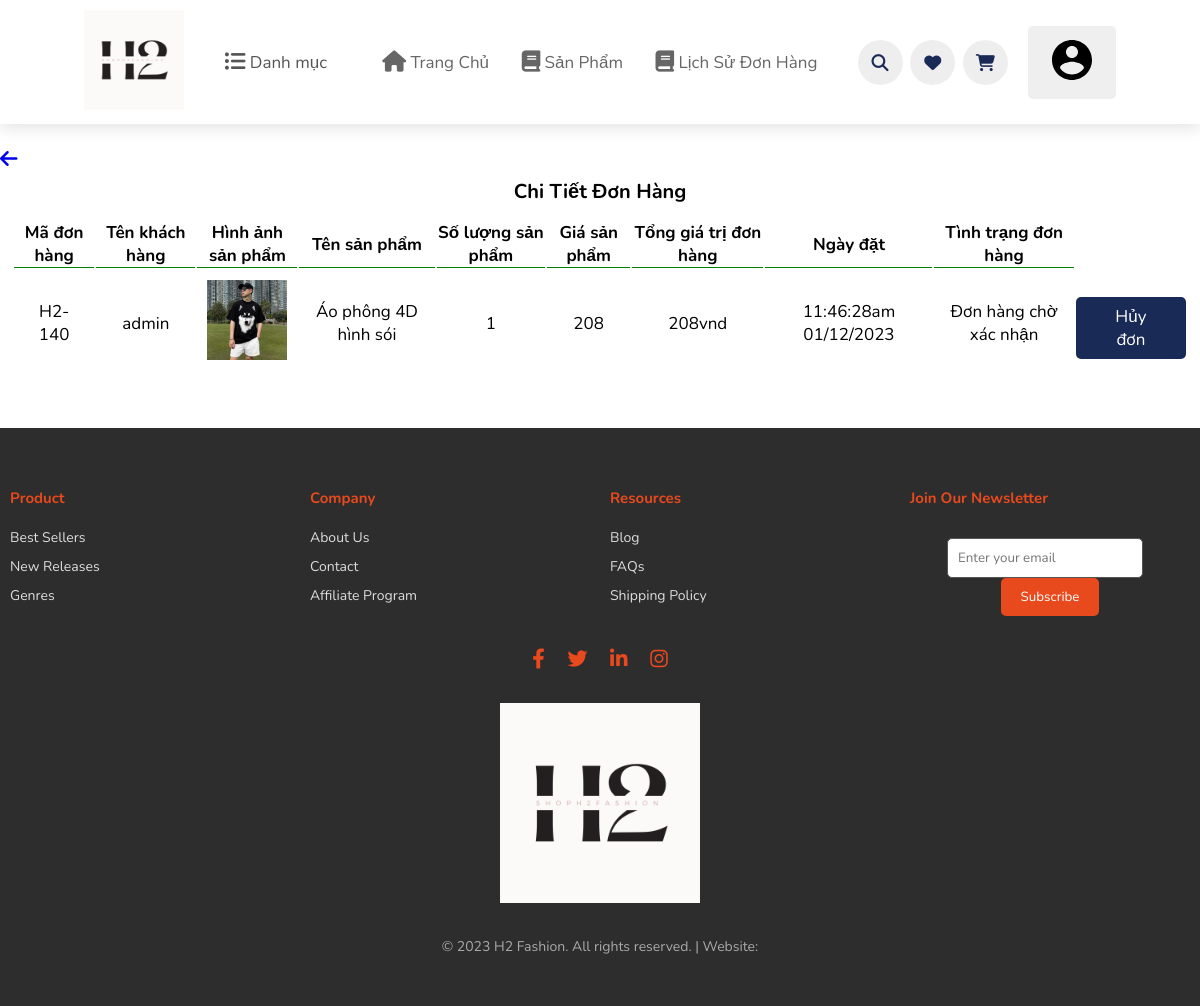
/index.php?act=ls_bill&id=140 (signed in), run on the app's committed database.
### tables this page shows
CREATE TABLE `bill` (
  `bill_id` int(11) NOT NULL,
  `bill_name` varchar(255) NOT NULL,
  `bill_sp_name` varchar(255) NOT NULL,
  `bill_diachi` varchar(255) NOT NULL,
  `bill_tel` varchar(10) NOT NULL,
  `bill_email` varchar(255) NOT NULL,
  `bill_pttt` tinyint(1) NOT NULL DEFAULT 1,
  `bill_ngaydat` varchar(50) NOT NULL,
  `bill_tongtien` int(10) NOT NULL,
  `bill_trangthai` int(11) NOT NULL DEFAULT 0 COMMENT '0-chờ xác nhận; 1-đã xác nhận; 2-đang giao; 3-giao thành công, 4-đã hủy',
  `tk_id` int(11) NOT NULL,
  `cart_id` int(11) NOT NULL
);

CREATE TABLE `cart` (
  `cart_id` int(11) NOT NULL,
  `tk_id` int(11) NOT NULL,
  `sp_id` int(11) NOT NULL,
  `cart_img` varchar(255) NOT NULL,
  `cart_name` varchar(255) NOT NULL,
  `cart_price` int(11) NOT NULL,
  `cart_soluong` int(11) NOT NULL,
  `cart_thanhtien` int(11) NOT NULL,
  `bill_id` int(11) NOT NULL
);

### model/pdo.php (called while the page is built, shortened)
<?php
function pdo_get_connection(){
    $dburl = "mysql:host=localhost;dbname=duan_1;charset=utf8";
    $username = 'root';
    $password = '';
    $conn = new PDO($dburl, $username, $password);
    $conn->setAttribute(PDO::ATTR_ERRMODE, PDO::ERRMODE_EXCEPTION);
    return $conn;
}
function pdo_query($sql){
    $sql_args = array_slice(func_get_args(), 1);
    try{
        $conn = pdo_get_connection();
        $stmt = $conn->prepare($sql);
        $stmt->execute($sql_args);
        $rows = $stmt->fetchAll();
        return $rows;
    }
    catch(PDOException $e){
        throw $e;
    }
    finally{
        unset($conn);
    }
}

### model/cart.php (called while the page is built, shortened)
<?php
function trangthai($trangthai)
{
  switch ($trangthai) {
    case '0':
      $m_tt = "Đơn hàng chờ xác nhận";
      break;
  }
  return $m_tt;
}
function loadall_billct($bill_id)
{
  $sql = "SELECT * FROM bill LEFT JOIN cart ON bill.bill_id = cart.bill_id WHERE bill.bill_id =".$bill_id;
  $result = pdo_query($sql);
  return $result;
}
?>

### view/cart/billct.php (the view, shortened to what this page needs)
<div class="row ">
    <a href="index.php?act=mybill"><i class="fa-solid fa-arrow-right fa-rotate-180 fa-2xl"></i></a>
    <div class="card main-web"><br>
        <h1>Chi Tiết Đơn Hàng</h1><br>
        <table class="frm_dm" style="width: 98%; font-size: 17px; margin-left: 1%;">
            <thead>
                <tr>
                    <th style=" border-bottom:1px solid green; " class="text-center">Mã đơn hàng</th>
                    <th style=" border-bottom:1px solid green; " class="text-center">Tên khách hàng</th>
                    <th style=" border-bottom:1px solid green; " class="text-center">Hình ảnh sản phẩm</th>
                    <th style=" border-bottom:1px solid green; " class="text-center">Tên sản phẩm</th>
                    <th style=" border-bottom:1px solid green; " class="text-center">Số lượng sản phẩm</th>
                    <th style=" border-bottom:1px solid green; " class="text-center">Giá sản phẩm</th>
                    <th style=" border-bottom:1px solid green; " class="text-center">Tổng giá trị đơn hàng</th>
                    <th style=" border-bottom:1px solid green; " class="text-center">Ngày đặt</th>
                    <th style=" border-bottom:1px solid green; " class="text-center">Tình trạng đơn hàng</th>
                </tr>
            </thead>
            <tbody>
                <?php
                foreach ($listbillct as $value):
                    extract($value);
                    $huydh='index.php?act=huydh&id='.$bill_id;
                    $trangthai = trangthai($bill_trangthai);
                        ?>
                    <tr>
                        <td style="padding:10px" class="text-center">H2-
                            <?= $bill_id; ?>
                        </td>
                        <td style="padding:10px" class="text-center">
                            <?= $bill_name; ?>
                        </td>
                        <td style="padding:10px; width: 20px;" class="text-center"><img style="width: 80px;"
                                src="<?= $cart_img; ?>" alt=""></td>
                        <td style="padding:10px" class="text-center">
                            <?= $cart_name; ?>
                        </td>
                        <td style="padding:10px" class="text-center">
                            <?= $cart_soluong ?>
                        </td>
                        <td style="padding:10px" class="text-center">
                            <?= $cart_price ?>
                        </td>
                        <td style="padding:10px" class="text-center">
                            <?= number_format($bill_tongtien) ?>vnd
</td>
<td style="padding:10px" class="text-center">
                            <?= $bill_ngaydat; ?>
                        </td>
                        <td style="padding:10px" class="text-center">
                            <?= $trangthai ?>
                        </td>
                        <td><a href="<?=$huydh?>" class="btn2 btn-success">Hủy đơn</a></td>
                    </tr>
                <?php endforeach; ?>
            </tbody>
        </table>
    </div>
</div>

### view/css/style2.css (style rules this page uses)
:root { --green: #27ae60; --blaack: #192a56; --line-color: #666; --box-shadow: 0 .5rem 1.5rem rgb(0, 0, 0, .1); }
* { font-family: 'Nunito', sans-serif; margin: 0; padding: 0; box-sizing: border-box; text-decoration: none; outline: none; border: none; transition: all .2s linear; }
html { font-size: 62.5%; overflow-x: hidden; scroll-padding-top: 5.5rem; scroll-behavior: smooth; }
.btn2 { width:auto; margin-top: 1rem; display: inline-block; font-size: 1.7rem; color: #fff; background-color: var(--blaack); border-radius: .5rem; cursor: pointer; padding: .8rem 3rem; }

### view/css/cart.css (style rules this page uses)
.main-web { text-align: center; }

### data on the page
bill: cart.bill_id "140", bill_name "admin", cart.cart_img (picture), cart.cart_name "Áo phông 4D hình sói", cart.cart_soluong "1", cart.cart_price "208", bill_tongtien "208", bill_ngaydat "11:46:28am 01/12/2023", bill_trangthai "Đơn hàng chờ xác nhận"
